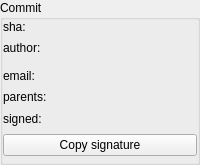
                   <widget class="QGroupBox" name="groupBoxInfo">
                    <property name="sizePolicy">
                     <sizepolicy hsizetype="Expanding" vsizetype="Minimum">
                      <horstretch>0</horstretch>
                      <verstretch>1</verstretch>
                     </sizepolicy>
                    </property>
                    <property name="title">
                     <string>Commit</string>
                    </property>
                    <layout class="QHBoxLayout" name="horizontalLayoutGroupBoxInfo">
                     <property name="spacing">
                      <number>0</number>
                     </property>
                     <property name="leftMargin">
                      <number>0</number>
                     </property>
                     <property name="topMargin">
                      <number>0</number>
                     </property>
                     <property name="rightMargin">
                      <number>0</number>
                     </property>
                     <property name="bottomMargin">
                      <number>6</number>
                     </property>
                     <item>
                      <layout class="QVBoxLayout" name="verticalLayoutPageDisplayGroupBoxInfo">
                       <property name="spacing">
                        <number>0</number>
                       </property>
                       <property name="topMargin">
                        <number>0</number>
                       </property>
                       <property name="bottomMargin">
                        <number>0</number>
                       </property>
                       <item>
                        <layout class="QHBoxLayout" name="horizontalLayoutPageDisplayGroupBoxInfoSha">
                         <property name="topMargin">
                          <number>0</number>
                         </property>
                         <property name="bottomMargin">
                          <number>0</number>
                         </property>
                         <item>
                          <widget class="QLabel" name="labelPageDisplayShaLabel">
                           <property name="sizePolicy">
                            <sizepolicy hsizetype="Fixed" vsizetype="Fixed">
                             <horstretch>0</horstretch>
                             <verstretch>0</verstretch>
                            </sizepolicy>
                           </property>
                           <property name="lineWidth">
                            <number>0</number>
                           </property>
                           <property name="text">
                            <string>sha:</string>
                           </property>
                          </widget>
                         </item>
                         <item>
                          <widget class="QLabel" name="labelPageDiaplayShaValue">
                           <property name="sizePolicy">
                            <sizepolicy hsizetype="Expanding" vsizetype="Preferred">
                             <horstretch>0</horstretch>
                             <verstretch>0</verstretch>
                            </sizepolicy>
                           </property>
                           <property name="lineWidth">
                            <number>0</number>
                           </property>
                           <property name="text">
                            <string/>
                           </property>
                           <property name="margin">
                            <number>0</number>
                           </property>
                           <property name="indent">
                            <number>4</number>
                           </property>
                          </widget>
                         </item>
                        </layout>
                       </item>
                       <item>
                        <layout class="QHBoxLayout" name="horizontalLayoutPageDisplayGroupBoxInfoAuthorDetails">
                         <property name="topMargin">
                          <number>0</number>
                         </property>
                         <property name="bottomMargin">
                          <number>0</number>
                         </property>
                         <item>
                          <layout class="QVBoxLayout" name="verticalLayoutPageDisplayGroupBoxInfoAuthorDetails">
                           <property name="spacing">
                            <number>0</number>
                           </property>
                           <item>
                            <layout class="QHBoxLayout" name="horizontalLayoutPageDisplayGroupBoxInfoAuthor">
                             <property name="topMargin">
                              <number>0</number>
                             </property>
                             <property name="bottomMargin">
                              <number>0</number>
                             </property>
                             <item>
                              <widget class="QLabel" name="labelPageDisplayAuthorLabel">
                               <property name="sizePolicy">
                                <sizepolicy hsizetype="Fixed" vsizetype="Fixed">
                                 <horstretch>0</horstretch>
                                 <verstretch>0</verstretch>
                                </sizepolicy>
                               </property>
                               <property name="lineWidth">
                                <number>0</number>
                               </property>
                               <property name="text">
                                <string>author:</string>
                               </property>
                              </widget>
                             </item>
                             <item>
                              <widget class="QLabel" name="labelPageDiaplayAuthorValue">
                               <property name="sizePolicy">
                                <sizepolicy hsizetype="Expanding" vsizetype="Preferred">
                                 <horstretch>0</horstretch>
                                 <verstretch>0</verstretch>
                                </sizepolicy>
                               </property>
                               <property name="lineWidth">
                                <number>0</number>
                               </property>
                               <property name="text">
                                <string/>
                               </property>
                               <property name="margin">
                                <number>0</number>
                               </property>
                               <property name="indent">
                                <number>4</number>
                               </property>
                              </widget>
                             </item>
                            </layout>
                           </item>
                           <item>
                            <layout class="QHBoxLayout" name="horizontalLayoutPageDisplayGroupBoxInfoEmail">
                             <property name="topMargin">
                              <number>0</number>
                             </property>
                             <property name="bottomMargin">
                              <number>0</number>
                             </property>
                             <item>
                              <widget class="QLabel" name="labelPageDisplayEmailLabel">
                               <property name="sizePolicy">
                                <sizepolicy hsizetype="Fixed" vsizetype="Fixed">
                                 <horstretch>0</horstretch>
                                 <verstretch>0</verstretch>
                                </sizepolicy>
                               </property>
                               <property name="lineWidth">
                                <number>0</number>
                               </property>
                               <property name="text">
                                <string>email:</string>
                               </property>
                              </widget>
                             </item>
                             <item>
                              <widget class="QLabel" name="labelPageDisplayEmailValue">
                               <property name="sizePolicy">
                                <sizepolicy hsizetype="Expanding" vsizetype="Preferred">
                                 <horstretch>0</horstretch>
                                 <verstretch>0</verstretch>
                                </sizepolicy>
                               </property>
                               <property name="lineWidth">
                                <number>0</number>
                               </property>
                               <property name="text">
                                <string/>
                               </property>
                               <property name="margin">
                                <number>0</number>
                               </property>
                               <property name="indent">
                                <number>4</number>
                               </property>
                              </widget>
                             </item>
                            </layout>
                           </item>
                          </layout>
                         </item>
                         <item>
                          <widget class="QLabel" name="labelPageDisplayAuthorAvatar">
                           <property name="minimumSize">
                            <size>
                             <width>56</width>
                             <height>56</height>
                            </size>
                           </property>
                           <property name="maximumSize">
                            <size>
                             <width>56</width>
                             <height>56</height>
                            </size>
                           </property>
                           <property name="text">
                            <string/>
                           </property>
                           <property name="alignment">
                            <set>Qt::AlignmentFlag::AlignCenter</set>
                           </property>
                          </widget>
                         </item>
                        </layout>
                       </item>
                       <item>
                        <layout class="QHBoxLayout" name="horizontalLayoutPageDisplayGroupBoxInfoParents">
                         <property name="topMargin">
                          <number>0</number>
                         </property>
                         <property name="bottomMargin">
                          <number>0</number>
                         </property>
                         <item>
                          <widget class="QLabel" name="labelPageDisplayParentsLabel">
                           <property name="sizePolicy">
                            <sizepolicy hsizetype="Fixed" vsizetype="Fixed">
                             <horstretch>0</horstretch>
                             <verstretch>0</verstretch>
                            </sizepolicy>
                           </property>
                           <property name="lineWidth">
                            <number>0</number>
                           </property>
                           <property name="text">
                            <string>parents:</string>
                           </property>
                          </widget>
                         </item>
                         <item>
                          <widget class="QLabel" name="labelPageDiaplayParentsValue">
                           <property name="sizePolicy">
                            <sizepolicy hsizetype="Expanding" vsizetype="Preferred">
                             <horstretch>0</horstretch>
                             <verstretch>0</verstretch>
                            </sizepolicy>
                           </property>
                           <property name="lineWidth">
                            <number>0</number>
                           </property>
                           <property name="text">
                            <string/>
                           </property>
                           <property name="margin">
                            <number>0</number>
                           </property>
                           <property name="indent">
                            <number>4</number>
                           </property>
                          </widget>
                         </item>
                        </layout>
                       </item>
                       <item>
                        <layout class="QHBoxLayout" name="horizontalLayoutPageDisplayGroupBoxInfoSigned">
                         <property name="spacing">
                          <number>7</number>
                         </property>
                         <property name="topMargin">
                          <number>8</number>
                         </property>
                         <property name="bottomMargin">
                          <number>0</number>
                         </property>
                         <item>
                          <widget class="QLabel" name="labelPageDisplaySignedLabel">
                           <property name="sizePolicy">
                            <sizepolicy hsizetype="Fixed" vsizetype="Fixed">
                             <horstretch>0</horstretch>
                             <verstretch>0</verstretch>
                            </sizepolicy>
                           </property>
                           <property name="text">
                            <string>signed:</string>
                           </property>
                          </widget>
                         </item>
                         <item>
                          <widget class="QLabel" name="labelPageDisplaySignedValue">
                           <property name="sizePolicy">
                            <sizepolicy hsizetype="Expanding" vsizetype="Preferred">
                             <horstretch>0</horstretch>
                             <verstretch>0</verstretch>
                            </sizepolicy>
                           </property>
                           <property name="text">
                            <string/>
                           </property>
                           <property name="alignment">
                            <set>Qt::AlignmentFlag::AlignLeading|Qt::AlignmentFlag::AlignLeft|Qt::AlignmentFlag::AlignVCenter</set>
                           </property>
                          </widget>
                         </item>
                        </layout>
                       </item>
                       <item>
                        <layout class="QHBoxLayout" name="horizontalLayoutPageDisplaySignatureCopy">
                         <property name="topMargin">
                          <number>8</number>
                         </property>
                         <property name="bottomMargin">
                          <number>0</number>
                         </property>
                         <item>
                          <widget class="QPushButton" name="pushButtonPageDisplaySignatureCopy">
                           <property name="toolTip">
                            <string>Copy signature to clipboard</string>
                           </property>
                           <property name="text">
                            <string>Copy signature</string>
                           </property>
                          </widget>
                         </item>
                        </layout>
                       </item>
                      </layout>
                     </item>
                    </layout>
                   </widget>
